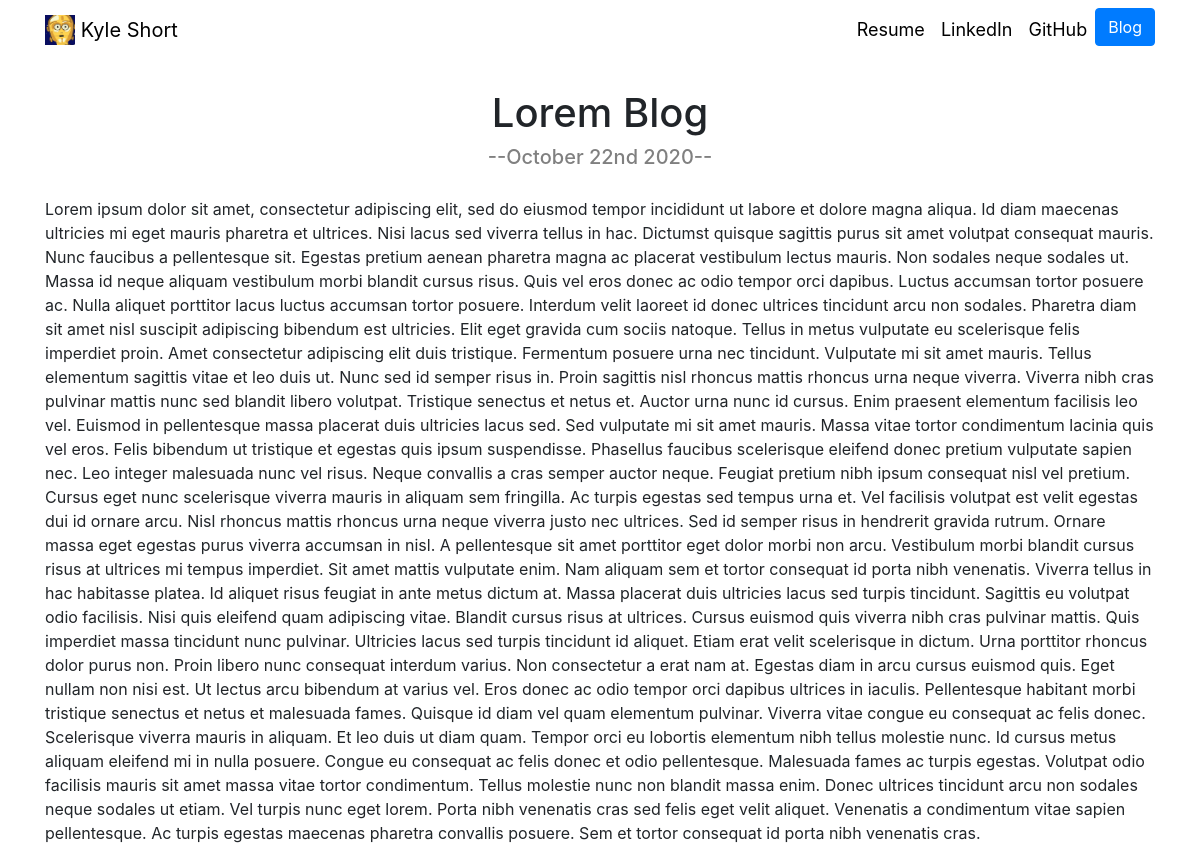
The app's page /blog/4/ with its own data.
### blog/models.py (models this page shows)
class Blog(models.Model):
    title = models.CharField(max_length=200)
    description = models.TextField()
    date = models.DateField()

### blog/views.py (the view)
# urls.py: path('<int:blog_id>/', views.detail, name='detail'),
def detail(request, blog_id):
    blog = get_object_or_404(Blog, pk=blog_id)
    return render(request, 'blog/detail.html', {'blog':blog})

### blog/templates/blog/detail.html
{% extends 'portfolio/base.html' %}
{% block content %}
<div class="row justify-content-center" style="padding-top: 30px;">
  <h1>{{ blog.title }}</h1>
</div>
<div class="row justify-content-center" style="padding-bottom: 20px;">
  <h3 style="font-size: 20px; color: #808080">--{{ blog.date|date:'F jS Y' }}--</h3>
</div>
{{ blog.description|safe}}
{% endblock %}

### records on screen
Blog: title "Lorem Blog", date "October 22nd 2020", description "Lorem ipsum dolor sit amet, consectetur adipiscing elit, sed do eiusmod tempor incididunt ut labore et dolore magna aliqua. Id diam maecenas ultricies mi eget mauris pharetra et ultrices. Nisi lacus sed viverra tellus in hac. Dictumst quisque sagittis purus sit amet volutpat consequat mauris. Nunc faucibus a pellentesque sit. Egestas pretium aenean pharetra magna ac placerat vestibulum lectus mauris. Non sodales neque sodales ut. Massa id neque aliquam vestibulum morbi blandit cursus risus. Quis vel eros donec ac odio tempor orci dapibus. Luctus accumsan tortor posuere ac. Nulla aliquet porttitor lacus luctus accumsan tortor posuere. Interdum velit laoreet id donec ultrices tincidunt arcu…"
